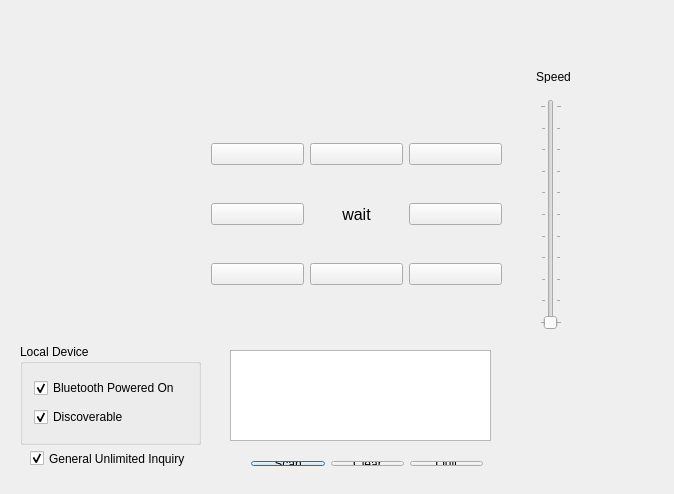
<?xml version="1.0" encoding="UTF-8"?>
<ui version="4.0">
 <class>RobotControl</class>
 <widget class="QDialog" name="RobotControl">
  <property name="geometry">
   <rect>
    <x>0</x>
    <y>0</y>
    <width>674</width>
    <height>494</height>
   </rect>
  </property>
  <property name="windowTitle">
   <string>RobotControl</string>
  </property>
  <widget class="QGroupBox" name="groupBox">
   <property name="geometry">
    <rect>
     <x>20</x>
     <y>344</y>
     <width>181</width>
     <height>101</height>
    </rect>
   </property>
   <property name="layoutDirection">
    <enum>Qt::LeftToRight</enum>
   </property>
   <property name="title">
    <string>Local Device</string>
   </property>
   <layout class="QHBoxLayout" name="horizontalLayout_2">
    <item>
     <layout class="QVBoxLayout" name="verticalLayout_2">
      <item>
       <widget class="QCheckBox" name="power">
        <property name="text">
         <string>Bluetooth Powered On</string>
        </property>
        <property name="checked">
         <bool>true</bool>
        </property>
       </widget>
      </item>
      <item>
       <widget class="QCheckBox" name="discoverable">
        <property name="text">
         <string>Discoverable</string>
        </property>
        <property name="checked">
         <bool>true</bool>
        </property>
       </widget>
      </item>
     </layout>
    </item>
   </layout>
  </widget>
  <widget class="QWidget" name="layoutWidget">
   <property name="geometry">
    <rect>
     <x>240</x>
     <y>450</y>
     <width>254</width>
     <height>27</height>
    </rect>
   </property>
   <layout class="QHBoxLayout" name="horizontalLayout">
    <item>
     <widget class="QPushButton" name="scan">
      <property name="enabled">
       <bool>true</bool>
      </property>
      <property name="text">
       <string>Scan</string>
      </property>
     </widget>
    </item>
    <item>
     <widget class="QPushButton" name="clear">
      <property name="text">
       <string>Clear</string>
      </property>
     </widget>
    </item>
    <item>
     <widget class="QPushButton" name="quit">
      <property name="text">
       <string>Quit</string>
      </property>
     </widget>
    </item>
   </layout>
  </widget>
  <widget class="QListWidget" name="list">
   <property name="geometry">
    <rect>
     <x>230</x>
     <y>350</y>
     <width>261</width>
     <height>91</height>
    </rect>
   </property>
  </widget>
  <widget class="QCheckBox" name="inquiryType">
   <property name="geometry">
    <rect>
     <x>30</x>
     <y>450</y>
     <width>201</width>
     <height>17</height>
    </rect>
   </property>
   <property name="text">
    <string>General Unlimited Inquiry</string>
   </property>
   <property name="checked">
    <bool>true</bool>
   </property>
  </widget>
  <widget class="QSlider" name="speedControl">
   <property name="enabled">
    <bool>true</bool>
   </property>
   <property name="geometry">
    <rect>
     <x>540</x>
     <y>99</y>
     <width>22</width>
     <height>231</height>
    </rect>
   </property>
   <property name="cursor">
    <cursorShape>PointingHandCursor</cursorShape>
   </property>
   <property name="mouseTracking">
    <bool>true</bool>
   </property>
   <property name="tabletTracking">
    <bool>false</bool>
   </property>
   <property name="toolTip">
    <string>Speed control</string>
   </property>
   <property name="autoFillBackground">
    <bool>false</bool>
   </property>
   <property name="maximum">
    <number>10</number>
   </property>
   <property name="singleStep">
    <number>1</number>
   </property>
   <property name="pageStep">
    <number>2</number>
   </property>
   <property name="orientation">
    <enum>Qt::Vertical</enum>
   </property>
   <property name="invertedAppearance">
    <bool>false</bool>
   </property>
   <property name="invertedControls">
    <bool>false</bool>
   </property>
   <property name="tickPosition">
    <enum>QSlider::TicksBothSides</enum>
   </property>
  </widget>
  <widget class="QLabel" name="speedLabel">
   <property name="geometry">
    <rect>
     <x>530</x>
     <y>70</y>
     <width>47</width>
     <height>13</height>
    </rect>
   </property>
   <property name="text">
    <string>Speed</string>
   </property>
   <property name="alignment">
    <set>Qt::AlignCenter</set>
   </property>
  </widget>
  <widget class="QWidget" name="layoutWidget-2">
   <property name="geometry">
    <rect>
     <x>200</x>
     <y>100</y>
     <width>313</width>
     <height>230</height>
    </rect>
   </property>
   <layout class="QGridLayout" name="gridLayout">
    <item row="0" column="0">
     <widget class="QPushButton" name="forwardleftButton">
      <property name="text">
       <string/>
      </property>
      <property name="icon">
       <iconset resource="resource.qrc">
        <normaloff>:/forwardleft-img.png</normaloff>:/forwardleft-img.png</iconset>
      </property>
      <property name="iconSize">
       <size>
        <width>64</width>
        <height>64</height>
       </size>
      </property>
     </widget>
    </item>
    <item row="0" column="1">
     <widget class="QPushButton" name="forwardButton">
      <property name="text">
       <string/>
      </property>
      <property name="icon">
       <iconset resource="resource.qrc">
        <normaloff>:/forward-img.png</normaloff>:/forward-img.png</iconset>
      </property>
      <property name="iconSize">
       <size>
        <width>64</width>
        <height>64</height>
       </size>
      </property>
     </widget>
    </item>
    <item row="0" column="2">
     <widget class="QPushButton" name="forwardrightButton">
      <property name="text">
       <string/>
      </property>
      <property name="icon">
       <iconset resource="resource.qrc">
        <normaloff>:/forwardright-img.png</normaloff>:/forwardright-img.png</iconset>
      </property>
      <property name="iconSize">
       <size>
        <width>64</width>
        <height>64</height>
       </size>
      </property>
      <property name="autoDefault">
       <bool>false</bool>
      </property>
     </widget>
    </item>
    <item row="1" column="0">
     <widget class="QPushButton" name="leftButton">
      <property name="text">
       <string/>
      </property>
      <property name="icon">
       <iconset resource="resource.qrc">
        <normaloff>:/toleft-img.png</normaloff>:/toleft-img.png</iconset>
      </property>
      <property name="iconSize">
       <size>
        <width>64</width>
        <height>64</height>
       </size>
      </property>
     </widget>
    </item>
    <item row="1" column="2">
     <widget class="QPushButton" name="rightButton">
      <property name="text">
       <string/>
      </property>
      <property name="icon">
       <iconset resource="resource.qrc">
        <normaloff>:/toright-img.png</normaloff>:/toright-img.png</iconset>
      </property>
      <property name="iconSize">
       <size>
        <width>64</width>
        <height>64</height>
       </size>
      </property>
     </widget>
    </item>
    <item row="2" column="0">
     <widget class="QPushButton" name="backwardleftButton">
      <property name="text">
       <string/>
      </property>
      <property name="icon">
       <iconset resource="resource.qrc">
        <normaloff>:/backleft-img.png</normaloff>:/backleft-img.png</iconset>
      </property>
      <property name="iconSize">
       <size>
        <width>64</width>
        <height>64</height>
       </size>
      </property>
     </widget>
    </item>
    <item row="2" column="1">
     <widget class="QPushButton" name="backwardButton">
      <property name="text">
       <string/>
      </property>
      <property name="icon">
       <iconset resource="resource.qrc">
        <normaloff>:/back-img.png</normaloff>:/back-img.png</iconset>
      </property>
      <property name="iconSize">
       <size>
        <width>64</width>
        <height>64</height>
       </size>
      </property>
     </widget>
    </item>
    <item row="2" column="2">
     <widget class="QPushButton" name="backwardrightButton">
      <property name="text">
       <string/>
      </property>
      <property name="icon">
       <iconset resource="resource.qrc">
        <normaloff>:/backright-img.png</normaloff>:/backright-img.png</iconset>
      </property>
      <property name="iconSize">
       <size>
        <width>64</width>
        <height>64</height>
       </size>
      </property>
     </widget>
    </item>
    <item row="1" column="1">
     <widget class="QLabel" name="progState">
      <property name="font">
       <font>
        <pointsize>12</pointsize>
       </font>
      </property>
      <property name="text">
       <string>wait</string>
      </property>
      <property name="alignment">
       <set>Qt::AlignCenter</set>
      </property>
     </widget>
    </item>
   </layout>
  </widget>
 </widget>
 <layoutdefault spacing="6" margin="11"/>
 <resources>
  <include location="resource.qrc"/>
 </resources>
 <connections>
  <connection>
   <sender>clear</sender>
   <signal>clicked()</signal>
   <receiver>list</receiver>
   <slot>clear()</slot>
   <hints>
    <hint type="sourcelabel">
     <x>327</x>
     <y>453</y>
    </hint>
    <hint type="destinationlabel">
     <x>121</x>
     <y>309</y>
    </hint>
   </hints>
  </connection>
 </connections>
</ui>
